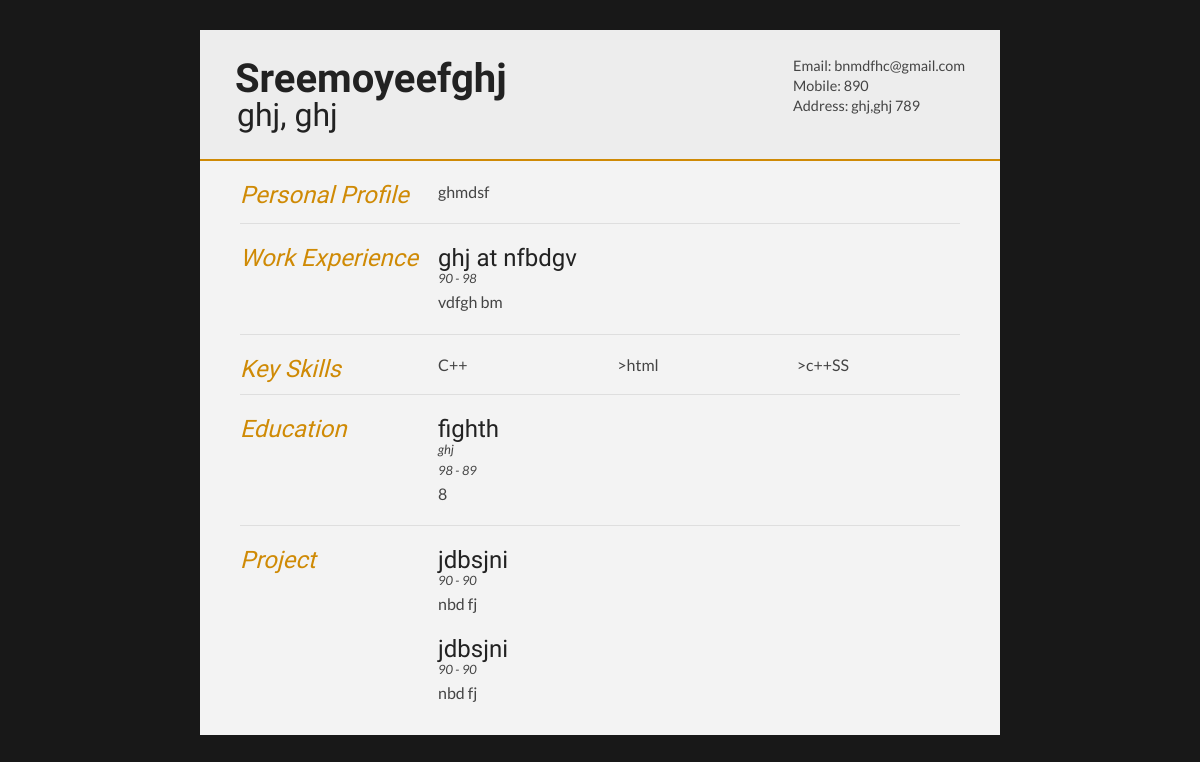
Page /addcv/showmycv/56 (signed in) on the committed database.
### addcv/models.py (models this page shows, shortened)
class person(models.Model):
    User = settings.AUTH_USER_MODEL
    added_by = models.ForeignKey(User,
        null=True, blank=True, on_delete=models.CASCADE)
    firstname=models.CharField(max_length=20, null=True)
    lastname=models.CharField(max_length=20, null=True)
    profession=models.CharField(max_length=20, null=True)
    title=models.CharField(max_length=20, null=True)
    city=models.CharField(max_length=30, null=True)
    state=models.CharField(max_length=30, null=True)
    pincode=models.IntegerField( null=True)
    phoneno=models.IntegerField( null=True)
    emailid=models.EmailField( null=True)
    profile = models.TextField(max_length=100, null=True)

class experience(models.Model):
    added_by = models.ForeignKey(person,
        null=True, blank=True, on_delete=models.CASCADE)
    company=models.CharField(max_length=40)
    startingyear=models.IntegerField()
    endingyear=models.IntegerField()
    post=models.CharField(max_length=20)
    details=models.TextField(max_length=200)

class skill(models.Model):
    added_by = models.ForeignKey(person,
        null=True, blank=True, on_delete=models.CASCADE)
    skill1=models.CharField(max_length=40,blank=True)
    skill2 = models.CharField(max_length=40, blank=True)
    skill3=models.CharField(max_length=40,blank=True)

class education(models.Model):
    added_by = models.ForeignKey(person,
        null=True, blank=True, on_delete=models.CASCADE)
    institute=models.CharField(max_length=40)
    startingyear=models.IntegerField()
    endingyear=models.IntegerField()
    grade=models.CharField(max_length=4)
    course=models.CharField(max_length=20)

class projects(models.Model):
    added_by = models.ForeignKey(person,
        null=True, blank=True, on_delete=models.CASCADE)
    topic=models.CharField(max_length=40)
    startingyear=models.IntegerField()
    endingyear=models.IntegerField()
    details=models.TextField(max_length=200)

### addcv/views.py (the view)
# urls.py: path('showmycv/<int:person_id>', views.showmycv, name='showmycv'),
def showmycv(request, person_id):
    current_user = request.user
    current_person = person.objects.get(added_by=current_user, id=person_id)
    temp_obj=temp.objects.get(added_by=current_person)
    my_id=temp_obj.temp_id
    cont = education.objects.filter(added_by=current_person)
    context = experience.objects.filter(added_by=current_person)
    pro = projects.objects.filter(added_by=current_person)
    ski = skill.objects.filter(added_by=current_person)
    if my_id == 1:
        return render(request, 'resumes/1/index.html', {'educations': cont, 'experiences': context,
        'projects': pro, 'person': current_person, 'skills': ski})
    if my_id == 2:
        return render(request, 'resumes/2/index.html', {'educations': cont, 'experiences': context,
        'projects': pro, 'person': current_person, 'skills': ski})
    if my_id == 3:
        return render(request, 'resumes/3/index.html', {'educations': cont, 'experiences': context,
        'projects': pro, 'person': current_person, 'skills': ski})

### addcv/templates/resumes/2/index.html (shortened to what this page needs)
{% load static %}
<!DOCTYPE html>
<html>
<head>
<link rel="stylesheet" type="text/css" href="{% static 'style.css'%}">
</head>
<body id="top">
<div id="cv" class="instaFade" contenteditable="true">
	<div class="mainDetails">
		<div id="name" >
			<h1 class="quickFade delayTwo">{{person.firstname}}{{person.lastname}}</h1>
			<h2 class="quickFade delayThree">{{person.profession}}, {{person.title}}</h2>
		</div>
		<div id="contactDetails" class="quickFade delayFour">
			<ul>
				<li>Email: <a href="mailto:{{email}}" target="_blank">{{person.emailid}}</a></li>
				<li>Mobile: {{person.phoneno}}</li>
				<li>Address: {{person.city}},{{person.state}}
											{{person.pincode}}
				</li>
			</ul>
		</div>
	</div>
	<div id="mainArea" class="quickFade delayFive">
		<section>
			<article>
				<div class="sectionTitle">
					<h1>Personal Profile</h1>
				</div>
				<div class="sectionContent">
					<p>{{person.profile}}</p>
				</div>
			</article>
		</section>
		<section>
			<div class="sectionTitle">
				<h1>Work Experience</h1>
			</div>
			{% for experience in experiences %}
			<div class="sectionContent">
				<article>
					<h2>{{experience.post}} at {{experience.company}}</h2>
					<p class="subDetails">{{experience.startingyear}} - {{experience.endingyear}}</p>
					<p>{{experience.details}}</p>
				</article>
			</div>
				{% endfor %}
		</section>
		<section>
			<div class="sectionTitle">
				<h1>Key Skills</h1>
			</div>
            {%for skill in skills%}
			<div class="sectionContent">
				<ul class="keySkills">
					<li>{{skill.skill1}}</li>
					<li>>{{skill.skill2}}</li>
					<li>>{{skill.skill3}}</li>
				</ul>
			</div>
			{%endfor%}
		</section>
		<section>
			<div class="sectionTitle">
				<h1>Education</h1>
			</div>
			{% for education in educations %}
			<div class="sectionContent">
				<article>
					<h2>{{education.institute}}</h2>
					<p class="subDetails">{{education.course}}</p>
					<p class="subDetails">{{education.startingyear}} - {{education.endingyear}}</p>
					<p>{{education.grade}}</p>
				</article>
			</div>
			{% endfor %}
		</section>
		<section>
			<div class="sectionTitle">
				<h1>Project</h1>
			</div>
			{% for project in projects %}
			<div class="sectionContent">
				<article>
					<h2>{{project.topic}}</h2>
					<p class="subDetails">{{project.startingyear}} - {{project.endingyear}}</p>
					<p>{{project.details}}</p>
				</article>
			</div>
			{% endfor %}
		</section>
	</div>
</div>
</body>
</html>

### addcv/static/style.css (style rules this page uses)
html,body,div,span,object,iframe,h1,h2,h3,h4,h5,h6,p,blockquote,pre,abbr,address,cite,code,del,dfn,em,img,ins,kbd,q,samp,small,strong,sub,sup,var,b,i,dl,dt,dd,ol,ul,li,fieldset,form,label,legend,table,caption,tbody,tfoot,thead,tr,th,td,article,aside,canvas,details,figcaption,figure,footer,header,hgroup,menu,nav,section,summary,time,mark,audio,video { border:0; font:inherit; font-size:100%; margin:0; padding:0; vertical-align:baseline; }
article,aside,details,figcaption,figure,footer,header,hgroup,menu,nav,section { display:block; }
html, body { background: #181818; font-family: 'Lato', helvetica, arial, sans-serif; font-size: 16px; color: #222; }
p { font-size: 1em; line-height: 1.4em; margin-bottom: 20px; color: #444; }
#cv { width: 90%; max-width: 800px; background: #f3f3f3; margin: 30px auto; }
.mainDetails { padding: 25px 35px; border-bottom: 2px solid #cf8a05; background: #ededed; }
#name h1 { font-size: 2.5em; font-weight: 700; font-family: 'Rokkitt', Helvetica, Arial, sans-serif; margin-bottom: -6px; }
#name h2 { font-size: 2em; margin-left: 2px; font-family: 'Rokkitt', Helvetica, Arial, sans-serif; }
#mainArea { padding: 0 40px; }
#name { float: left; }
#contactDetails { float: right; }
#contactDetails ul { list-style-type: none; font-size: 0.9em; margin-top: 2px; }
#contactDetails ul li { margin-bottom: 3px; color: #444; }
#contactDetails ul li a, a[href^=tel] { color: #444; text-decoration: none; -webkit-transition: all .3s ease-in; -moz-transition: all .3s ease-in; -o-transition: all .3s ease-in; -ms-transition: all .3s ease-in; transition: all .3s ease-in; }
section { border-top: 1px solid #dedede; padding: 20px 0 0; }
section:first-child { border-top: 0; }
section:last-child { padding: 20px 0 10px; }
.sectionTitle { float: left; width: 25%; }
.sectionContent { float: right; width: 72.5%; }
.sectionTitle h1 { font-family: 'Rokkitt', Helvetica, Arial, sans-serif; font-style: italic; font-size: 1.5em; color: #cf8a05; }
.sectionContent h2 { font-family: 'Rokkitt', Helvetica, Arial, sans-serif; font-size: 1.5em; margin-bottom: -2px; }
.subDetails { font-size: 0.8em; font-style: italic; margin-bottom: 3px; }
.keySkills { list-style-type: none; -moz-column-count:3; -webkit-column-count:3; column-count:3; margin-bottom: 20px; font-size: 1em; color: #444; }
.instaFade { -webkit-animation-name: reset, fade-in; -webkit-animation-duration: 1.5s; -webkit-animation-timing-function: ease-in; -moz-animation-name: reset, fade-in; -moz-animation-duration: 1.5s; -moz-animation-timing-function: ease-in; animation-name: reset, fade-in; animation-duration: 1.5s; animation-timing-function: ease-in; }
.quickFade { -webkit-animation-name: reset, fade-in; -webkit-animation-duration: 2.5s; -webkit-animation-timing-function: ease-in; -moz-animation-name: reset, fade-in; -moz-animation-duration: 2.5s; -moz-animation-timing-function: ease-in; animation-name: reset, fade-in; animation-duration: 2.5s; animation-timing-function: ease-in; }
.delayTwo { -webkit-animation-delay: 0, 1s; -moz-animation-delay: 0, 1s; animation-delay: 0, 1s; }
.delayThree { -webkit-animation-delay: 0, 1.5s; -moz-animation-delay: 0, 1.5s; animation-delay: 0, 1.5s; }
.delayFour { -webkit-animation-delay: 0, 2s; -moz-animation-delay: 0, 2s; animation-delay: 0, 2s; }
.delayFive { -webkit-animation-delay: 0, 2.5s; -moz-animation-delay: 0, 2.5s; animation-delay: 0, 2.5s; }

### rows in the picture
person: firstname "Sreemoyee", lastname "fghj", profession "ghj", title "ghj", emailid "bnmdfhc@gmail.com", phoneno "890", city "ghj", state "ghj", pincode "789", profile "ghmdsf"
experience: post "ghj", company "nfbdgv", startingyear "90", endingyear "98", details "vdfgh bm"
skill: skill1 "C++", skill2 "html", skill3 "c++SS"
education: institute "fighth", course "ghj", startingyear "98", endingyear "89", grade "8"
projects: topic "jdbsjni", startingyear "90", endingyear "90", details "nbd fj"
projects: topic "jdbsjni", startingyear "90", endingyear "90", details "nbd fj"
